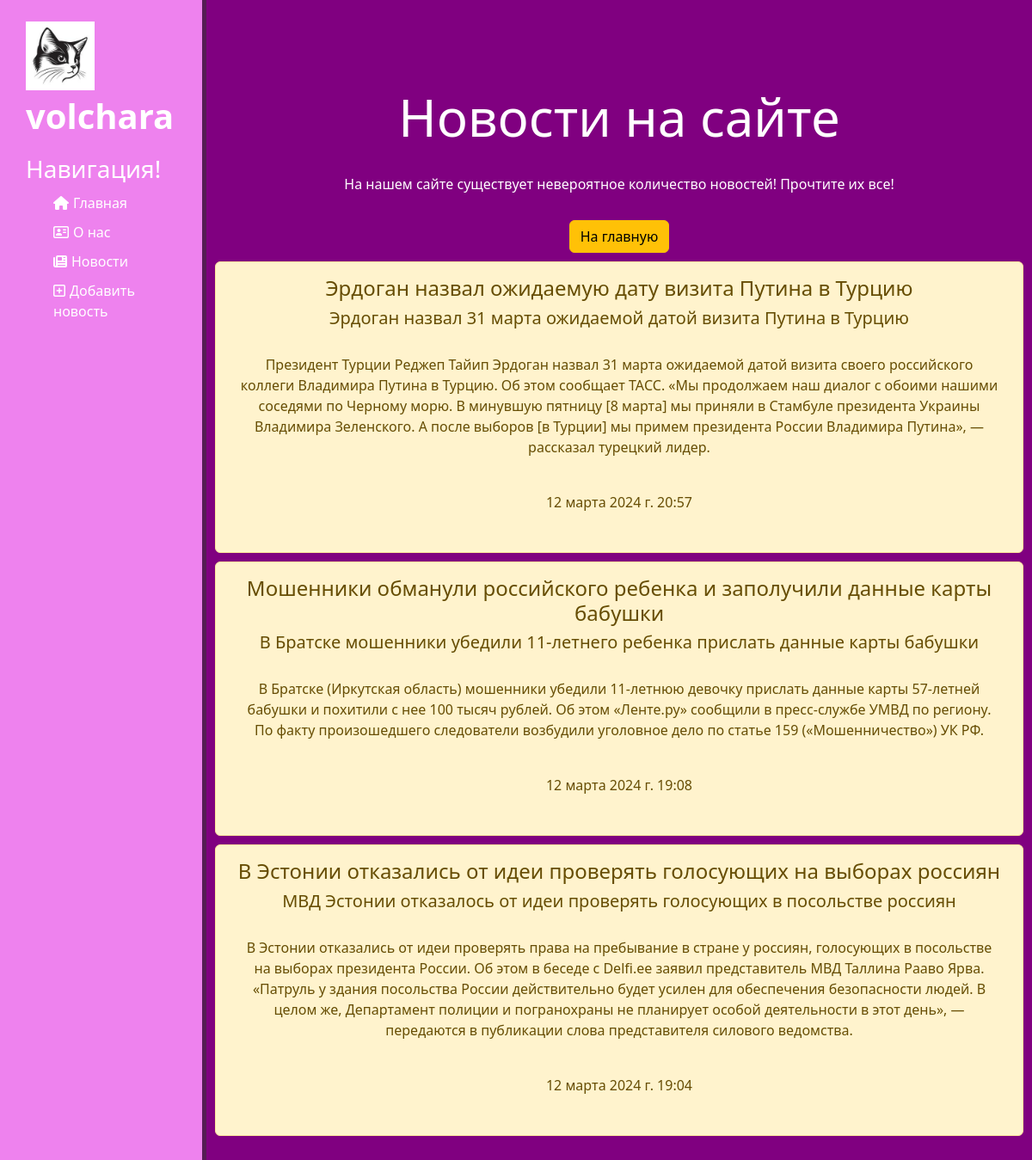
Page /news/ on the committed database.
### news/models.py (models this page shows, shortened)
class Articles(models.Model):
    title = models.CharField('Название', max_length=100)
    announce = models.CharField('Анонс', max_length=250)
    text = models.TextField('Содержание')
    date_time = models.DateTimeField('Дата публикации')
    class Meta:
        verbose_name = 'News'
        verbose_name_plural = 'News'

### news/views.py (the view)
# urls.py: path('', views.news_home, name='news_home'),
def news_home(request):
    news = Articles.objects.order_by('-date_time')
    return render(request, 'news/news_home.html', {'news': news})

### news/templates/news/news_home.html (shortened to what this page needs)
{% extends 'main/layout.html' %}
{% block body %}
    <div class="features">
        <h1>Новости на сайте</h1>
        <p>На нашем сайте существует невероятное количество новостей! Прочтите их все!</p>
        <a href="{% url 'home' %}" class="btn btn-warning">На главную</a>
        {% for element in news %}
            <a class="news" href="{% url 'news_detail' element.id %}">
                <div class="alert alert-warning">
                    <h4>{{ element.title }}</h4>
                    <h5>{{ element.announce }}</h5>
                    <p>{{ element.text }}</p>
                    <p>{{ element.date_time }}</p>
                </div>
            </a>
        {% endfor %}
    </div>
{% endblock %}

### main/templates/main/layout.html (shortened to what this page needs)
{% load static %}
<!DOCTYPE html>
<html lang="en">
<head>
    <link rel="stylesheet" href="https://cdn.jsdelivr.net/npm/bootstrap@5.3.2/dist/css/bootstrap.min.css">
    <link rel="stylesheet" href="{% static 'main/css/main.css' %}">
</head>
<body>
    <aside>
        <span class="logo">
            <img src="{% static 'main/img/cat.jpg' %}" alt="ЛОГО">
            volchara
        </span>
        <h3>Навигация!</h3>
        <ul>
                <a href="{% url 'home' %}"><li><i class="fa-solid fa-house"></i>Главная</li></a>
                <a href="{% url 'about' %}"><li><i class="fa-regular fa-address-card"></i>О нас</li></a>
                <a href="{% url 'news_home' %}"><li><i class="fa-solid fa-newspaper"></i>Новости</li></a>
                <a href="{% url 'create' %}"><li><i class="fa-regular fa-square-plus"></i>Добавить новость</li></a>
        </ul>
    </aside>
    <main>
        {% block body %}
        {% endblock %}
    </main>
</body>
</html>

### main/static/main/css/main.css (style rules this page uses)
body { background-color: #800080; color: #fff; }
.features p { margin: 10px; padding: 10px; }
aside { float: left; background-color: violet; width: 20%; padding: 2.5%; height: 100rem; color: #fff; border-right: 5px solid #551C54; }
aside img { width: 80px; float: left; }
aside .logo { size: 10px; font-size: 40px; margin-left: 10px; font-weight: bold; position: relative; top: -5px; }
aside h3 { margin-top: 10px; font-size: 28px; }
aside ul { list-style: None }
aside ul li { color: #fff; display: block; margin-top: 10px; transition: transform .6s ease; }
aside ul i { margin-right: 5px; }
main .features { float: left; color: #fff; margin-top: 100px; text-align: center; width: 80%; }
main .features h1 { font-size: 60px; }
main .features p { margin: 20px auto; }
div .alert-warning { margin: 10px; }
a { text-decoration: none; }
a div { transition: background-color .6s ease; }

### rows in the picture
Articles: title "Эрдоган назвал ожидаемую дату визита Путина в Турцию", announce "Эрдоган назвал 31 марта ожидаемой датой визита Путина в Турцию", text "Президент Турции Реджеп Тайип Эрдоган назвал 31 марта ожидаемой датой визита своего российского коллеги Владимира Путина в Турцию. Об этом сообщает ТАСС. «Мы продолжаем наш диалог с обоими нашими соседями по Черному морю. В минувшую пятницу [8 марта] мы приняли в Стамбуле президента Украины Владимира Зеленского. А после выборов [в Турции] мы примем президента России Владимира Путина», — рассказал турецкий лидер.", date_time "12 марта 2024 г. 20:57"
Articles: title "Мошенники обманули российского ребенка и заполучили данные карты бабушки", announce "В Братске мошенники убедили 11-летнего ребенка прислать данные карты бабушки", text "В Братске (Иркутская область) мошенники убедили 11-летнюю девочку прислать данные карты 57-летней бабушки и похитили с нее 100 тысяч рублей. Об этом «Ленте.ру» сообщили в пресс-службе УМВД по региону. По факту произошедшего следователи возбудили уголовное дело по статье 159 («Мошенничество») УК РФ.", date_time "12 марта 2024 г. 19:08"
Articles: title "В Эстонии отказались от идеи проверять голосующих на выборах россиян", announce "МВД Эстонии отказалось от идеи проверять голосующих в посольстве россиян", text "В Эстонии отказались от идеи проверять права на пребывание в стране у россиян, голосующих в посольстве на выборах президента России. Об этом в беседе с Delfi.ee заявил представитель МВД Таллина Рааво Ярва. «Патруль у здания посольства России действительно будет усилен для обеспечения безопасности людей. В целом же, Департамент полиции и погранохраны не планирует особой деятельности в этот день», — передаются в публикации слова представителя силового ведомства.", date_time "12 марта 2024 г. 19:04"
